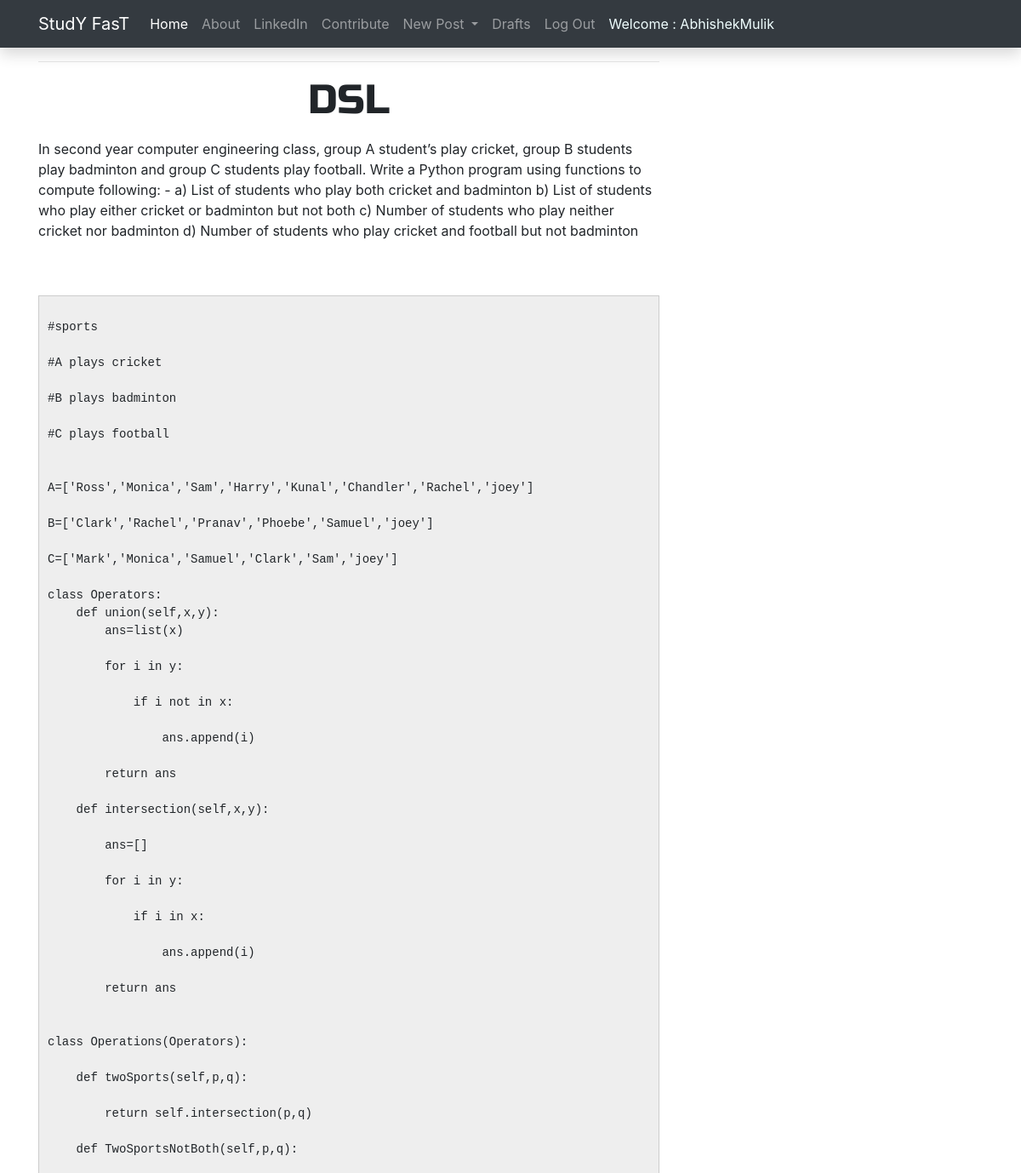
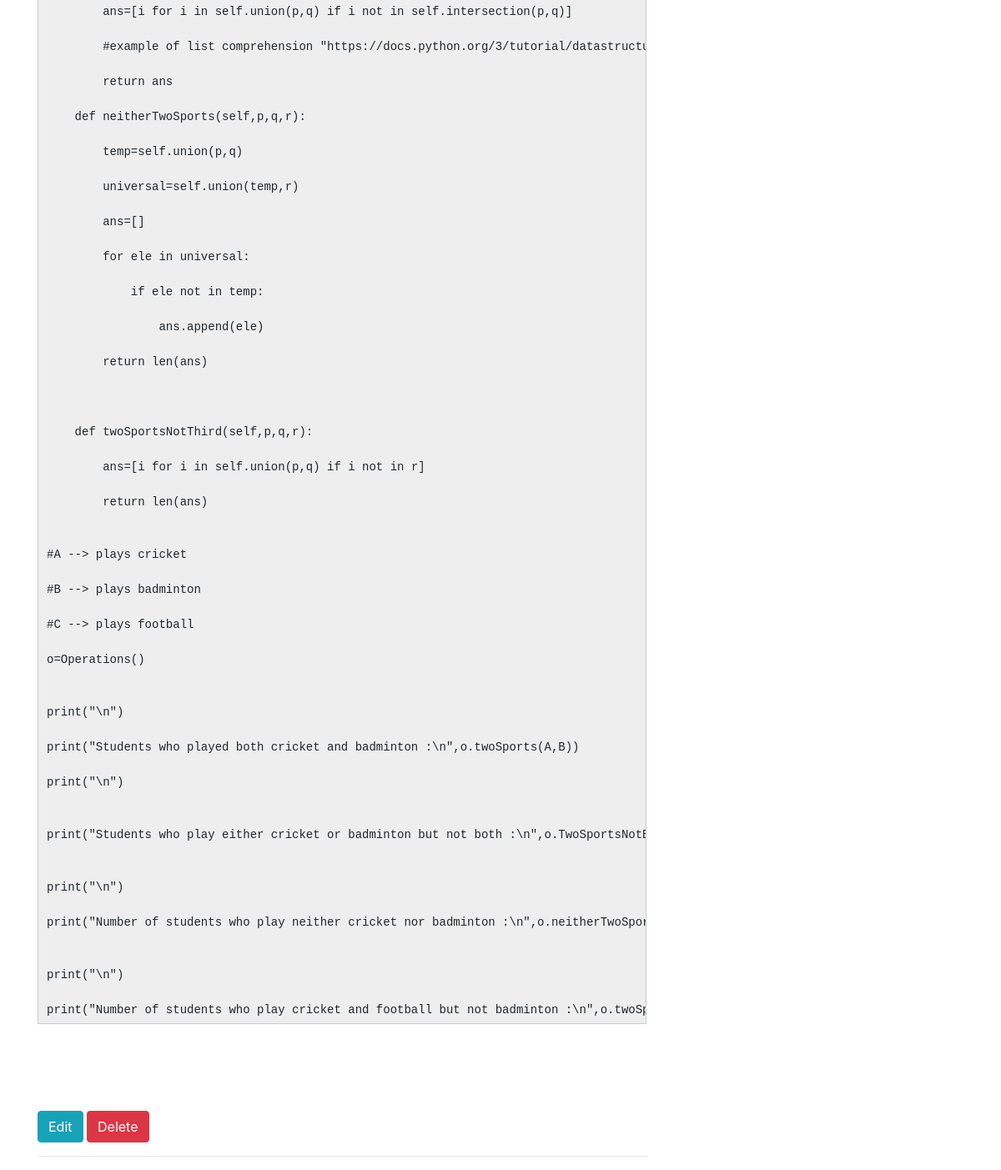
/category_post/18/ (signed in), run on the app's committed database (2 pictures, top to bottom).
### blog/models.py (models this page shows, shortened)
class Post(models.Model):
    author=models.CharField(max_length=200,blank=True)
    title=models.CharField(max_length=200)
    subject=models.ForeignKey('SubjectList',on_delete=models.CASCADE,default=1)
    category=models.ForeignKey("Category",on_delete=models.CASCADE,default=1)
    text=RichTextField(blank=True,null=True)
    created_date=models.DateTimeField(default=timezone.now)
    published_date=models.DateTimeField(blank=True,null=True)

### blog/views.py (the view)
# urls.py: url(r'^category_post/(?P<pk>\d+)/$',views.postview,name='postview'),
def postview(request,pk):
    post=Post.objects.filter(category_id=pk)
    return render(request,'cate_posts.html',{'post':post})

### blog/templates/blog/cate_posts.html (shortened to what this page needs)
{% extends 'blog/base.html' %}
{% block content %}
{% for p in post %}
<p class="postcontent">
<h1 style="font-family: 'Russo One', sans-serif;
font-size: 3em; margin-bottom: 10px; text-align: center;">{{p.title}}</h1></p>
<p class="postcontent">{{ p.text|safe|linebreaksbr }}</p>
{% if user.is_authenticated %}
  <a class="btn btn-info" href="{%url 'post_edit' pk=p.pk %}">Edit
  </a>
  <a class="btn btn-danger" href="{%url 'post_remove' pk=p.pk %}">Delete
  </a>
  <hr>
{% endif %}
{% endfor %}
{% endblock %}

### blog/templates/blog/base.html (shortened to what this page needs)
<!DOCTYPE html>
{% load static %}
<html>
    <head>
        <link rel="stylesheet" href="https://stackpath.bootstrapcdn.com/bootstrap/4.3.1/css/bootstrap.min.css">
        <link rel="stylesheet" href="//cdn.jsdelivr.net/medium-editor/latest/css/medium-editor.min.css" type="text/css" media="screen" charset="utf-8">
        <link rel="stylesheet" href="{% static 'css/blog.css' %}">
    </head>
<nav class="navbar navbar-expand-md navbar-dark bg-dark shadow sticky-top"style="background-color: #030303">
  <div class="container">
    <a class="navbar-brand" href="{% url 'subjectList' %}">StudY FasT</a>
    <div class="collapse navbar-collapse" id="collapse_target">
    <ul class="nav navbar-nav navbar-right ">
      <li class="nav-item active">
        <a class="nav-link navbar-right" href="{% url 'subjectList' %}">Home</a>
      </li>
      <li>
        <a class="nav-link" href="{% url 'about' %}">About</a>
      </li>
      <li class="nav-item">
        <a class="nav-link" href="https://www.linkedin.com/in/abhishek-mulik-931134193/">LinkedIn</a>
      </li>
      <li>
        <a class="nav-link" href="{% url 'contribute' %}">Contribute</a>
      </li>
      {% if user.is_authenticated %}
      <li class="nav-item dropdown">
        <a class="nav-link dropdown-toggle"href="#"id="navbarDropdown" role="button" data-toggle="dropdown" aria-haspopup="true" aria-expanded="false">
          New Post
        </a>
      </li>
      <li class="nav-item">
       <a class="nav-link" href="{% url 'post_draft_list' %}">Drafts</a>
       </li>
       <li class="nav-item">
           <a class="nav-link" href="{% url 'logout' %}">Log Out</a>
       </li>
       <li class="nav-item">
           <a class="nav-link" style="color: azure;">Welcome : {{user.username}}</a>
       </li>
       {% else %}
       <li class="nav-item"><a class="nav-link" style="color: beige;" href="{% url 'login' %}" >LogIn</a></li>
       {% endif %}
      </ul>
    </div>
  </div>
</nav>
    <div class="content container">
        <div class="row">
            <div class="col-md-8">
                <div class="blog_posts">
                  <hr>
                    {% block content %}
                    {% endblock %}
                </div>
            </div>
        </div>
    </div>
    </body>
</html>

### blog/static/css/blog.css (style rules this page uses)
.postcontent { font-family: 'Montserrat'; font-size: 1.5em; }

### data on the page
Post: title "DSL", text "In second year computer engineering class, group A student’s play cricket, group B students play badminton and group C students play football. Write a Python program using functions to compute following: - a) List of students who play both cricket and badminton b) List of students who play either cricket or badminton but not both c) Number of students who play neither cricket nor badminton d) Number of students who play cricket and football but not badminton #sports #A plays cricket #B plays badminton #C plays football A=['Ross','Monica','Sam','Harry','Kunal','Chandler','Rachel','joey'] B=['Clark','Rachel','Pranav','Phoebe','Samuel','joey'] C=['Mark','Monica','Samuel','Clark','Sam','joey']…"

### other printed values
{{ user.username }} "AbhishekMulik"
